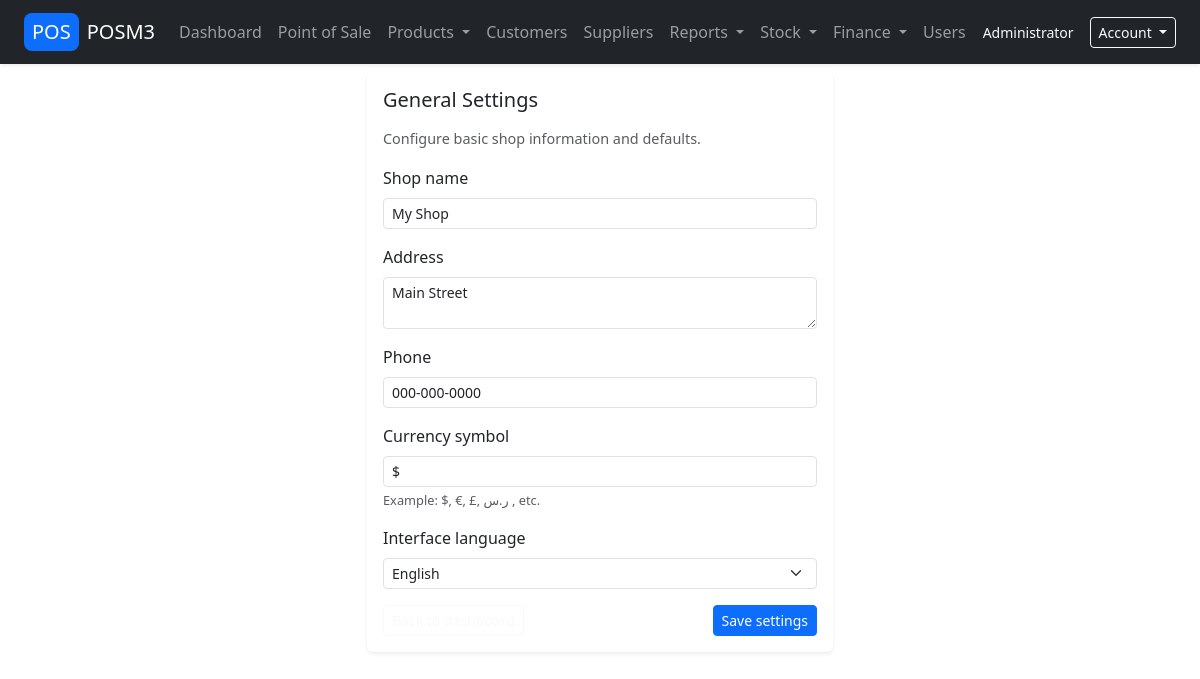
Screenshot of /public/settings_general.php (signed in) with the database file from the repository.
### tables this page shows
CREATE TABLE IF NOT EXISTS settings (
    `key`        VARCHAR(100) NOT NULL PRIMARY KEY,
    `value`      TEXT NULL,
    `updated_at` DATETIME NULL
);

### src/i18n.php (called while the page is built, shortened)
<?php
function app_language(): string {
    static $lang = null;
    if ($lang !== null) return $lang;
    $pdo = db();
    $stmt = $pdo->prepare("SELECT setting_value FROM app_settings WHERE setting_key = 'app_language'");
    $stmt->execute();
    $row = $stmt->fetch();
    $lang = $row ? trim($row['setting_value']) : 'en';
    return $lang;
}

### src/translate.php (called while the page is built, shortened)
<?php
require_once __DIR__ . '/../src/i18n.php';
function translations(): array {
    static $cache = null;
    if ($cache !== null) return $cache;
    $lang = app_language();
    $file = __DIR__ . '/lang_' . $lang . '.php';
    $cache = require $file;
    return $cache;
}
function __(string $key, ?string $default = null): string {
    $t = translations();
    if (isset($t[$key])) return $t[$key];
    return $default ?? $key;
}

### src/lang_en.php (called while the page is built)
<?php
return [
    'nav.dashboard' => 'Dashboard',
    'nav.pos'       => 'POS',
    'nav.products'  => 'Products',
    'nav.customers' => 'Customers',
    'nav.suppliers' => 'Suppliers',
    'nav.reports'   => 'Reports',
    'nav.stock'     => 'Stock',
    'nav.finance'   => 'Finance',
    'nav.users'     => 'Users',
    'btn.new'       => 'New',
    'btn.delete'    => 'Delete',
    'btn.hold'      => 'Hold',
    'btn.held_bills'=> 'Held bills',
    'btn.payment'   => 'Payment',
    'pos.no_items'  => 'No items yet. Click a product on the right to add it.',
    'pos.total'     => 'Total',
    'pos.taxes'     => 'Taxes',
    'pos.refund'    => 'Refund',
    'pos.customer_note' => 'Customer Note',
    'pos.internal_note' => 'Internal Note',
    'pos.quotation' => 'Quotation/Order',
    'nav.dashboard'          => 'Dashboard',
    'nav.pos'                => 'Point of Sale',
    'nav.products'           => 'Products',
    'nav.customers'          => 'Customers',
    'nav.suppliers'          => 'Suppliers',
    'nav.reports'            => 'Reports',
    'nav.sales_report'       => 'Sales report',
    'nav.sales_by_product'   => 'Sales by product',
    'nav.stock'              => 'Stock',
    'nav.stock_report'       => 'Stock Report',
    'nav.stock_adjustment'   => 'Stock Adjustment',
    'nav.stock_movements'    => 'Stock Movements',
    'nav.finance'            => 'Finance',
    'nav.payments'           => 'Payments',
    'nav.customer_payments'  => 'Customer Payments',
    'nav.supplier_payments'  => 'Supplier Payments',
    'nav.balances_ledgers'   => 'Balances & Ledgers',
    'nav.customer_balances'  => 'Customer Balances',
    'nav.supplier_balances'  => 'Supplier Balances',
    'nav.customer_ledger'    => 'Customer Ledger',
    'nav.supplier_ledger'    => 'Supplier Ledger',
    'nav.users'              => 'Users',
    'nav.settings'           => 'Settings',
    'nav.pos_settings'       => 'POS settings',
    'nav.change_password'    => 'Change password',
    'nav.sign_out'           => 'Sign out',
];

### public/settings_general.php (the view, shortened to what this page needs)
<?php
require_once __DIR__ . '/../src/translate.php';
$pdo  = db();
function get_setting(PDO $pdo, string $key, string $default = ''): string {
    $stmt = $pdo->prepare('SELECT value FROM settings WHERE `key` = :k');
    $stmt->execute([':k' => $key]);
    $row = $stmt->fetch();
    return $row ? (string)$row['value'] : $default;
}
function get_app_setting(PDO $pdo, string $key, string $default = ''): string {
    $stmt = $pdo->prepare('SELECT setting_value FROM app_settings WHERE setting_key = :k');
    $stmt->execute([':k' => $key]);
    $row = $stmt->fetch();
    return $row ? (string)$row['setting_value'] : $default;
}
$shopName       = get_setting($pdo, 'shop_name', 'My Shop');
$shopAddress    = get_setting($pdo, 'shop_address', '');
$shopPhone      = get_setting($pdo, 'shop_phone', '');
$currencySymbol = get_setting($pdo, 'currency_symbol', '$');
$currentLang = get_app_setting($pdo, 'app_language', 'en');
require_once __DIR__ . '/../templates/header.php';
?>
<div class="row justify-content-center">
    <div class="col-md-6 col-lg-5">
        <div class="card bg-white border-0 shadow-sm">
            <div class="card-body">
                <h5 class="card-title mb-3">
                    <?= __('settings.general_title', 'General Settings') ?>
                </h5>
                <p class="text-muted" style="font-size: 0.9rem;">
                    <?= __('settings.general_desc', 'Configure basic shop information and defaults.') ?>
                </p>
                <form method="post" novalidate>
                    <div class="mb-3">
                        <label for="shop_name" class="form-label">
                            <?= __('settings.shop_name', 'Shop name') ?>
                        </label>
                        <input
                            type="text"
                            class="form-control form-control-sm"
                            id="shop_name"
                            name="shop_name"
                            required
                            value="<?= htmlspecialchars($shopName, ENT_QUOTES, 'UTF-8') ?>"
                        >
                    </div>
                    <div class="mb-3">
                        <label for="shop_address" class="form-label">
                            <?= __('settings.shop_address', 'Address') ?>
                        </label>
                        <textarea
                            class="form-control form-control-sm"
                            id="shop_address"
                            name="shop_address"
                            rows="2"
                        ><?= htmlspecialchars($shopAddress, ENT_QUOTES, 'UTF-8') ?></textarea>
                    </div>
                    <div class="mb-3">
                        <label for="shop_phone" class="form-label">
                            <?= __('settings.shop_phone', 'Phone') ?>
                        </label>
                        <input
                            type="text"
                            class="form-control form-control-sm"
                            id="shop_phone"
                            name="shop_phone"
                            value="<?= htmlspecialchars($shopPhone, ENT_QUOTES, 'UTF-8') ?>"
                        >
                    </div>
                    <div class="mb-3">
                        <label for="currency_symbol" class="form-label">
                            <?= __('settings.currency_symbol', 'Currency symbol') ?>
                        </label>
                        <input
                            type="text"
                            class="form-control form-control-sm"
                            id="currency_symbol"
                            name="currency_symbol"
                            required
                            value="<?= htmlspecialchars($currencySymbol, ENT_QUOTES, 'UTF-8') ?>"
                        >
                        <div class="form-text text-muted" style="font-size: 0.8rem;">
                            <?= __('settings.currency_help', 'Example: $, €, £, ر.س , etc.') ?>
                        </div>
                    </div>
                    <div class="mb-3">
                        <label for="app_language" class="form-label">
                            <?= __('settings.app_language', 'Interface language') ?>
                        </label>
                        <select id="app_language" name="app_language" class="form-select form-select-sm">
                            <option value="en" <?= $currentLang === 'en' ? 'selected' : '' ?>>
                                <?= __('settings.lang_en', 'English') ?>
                            </option>
                        </select>
                    </div>
                    <div class="d-flex justify-content-between">
                        <a href="/POSM3/public/index.php" class="btn btn-outline-light btn-sm">
                        </a>
                        <button type="submit" class="btn btn-primary btn-sm">
                            <?= __('settings.save', 'Save settings') ?>
                        </button>
                    </div>
                </form>
            </div>
        </div>
    </div>
</div>
<?php require_once __DIR__ . '/../templates/footer.php'; ?>

### rows the page displays
settings: shop_name "My Shop"
settings: shop_address "Main Street"
settings: shop_phone "000-000-0000"
settings: currency_symbol "$"

### other values shown
__('nav.dashboard', 'Dashboard') "Dashboard"
__('nav.pos', 'Point of Sale') "Point of Sale"
__('nav.products', 'Products') "Products"
__('nav.customers', 'Customers') "Customers"
__('nav.suppliers', 'Suppliers') "Suppliers"
__('nav.reports', 'Reports') "Reports"
__('nav.stock', 'Stock') "Stock"
__('nav.finance', 'Finance') "Finance"
__('nav.users', 'Users') "Users"
$user['full_name'] "Administrator"
__('settings.general_title', 'General Settings') "General Settings"
__('settings.shop_name', 'Shop name') "Shop name"
__('settings.shop_address', 'Address') "Address"
__('settings.shop_phone', 'Phone') "Phone"
__('settings.currency_symbol', 'Currency symbol') "Currency symbol"
